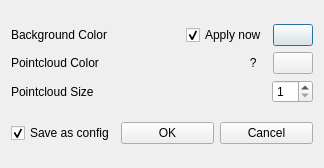
<?xml version="1.0" encoding="UTF-8"?>
<ui version="4.0">
 <class>SettingsDialog</class>
 <widget class="QDialog" name="SettingsDialog">
  <property name="geometry">
   <rect>
    <x>0</x>
    <y>0</y>
    <width>324</width>
    <height>168</height>
   </rect>
  </property>
  <property name="sizePolicy">
   <sizepolicy hsizetype="Fixed" vsizetype="Fixed">
    <horstretch>0</horstretch>
    <verstretch>0</verstretch>
   </sizepolicy>
  </property>
  <property name="windowTitle">
   <string>Dialog</string>
  </property>
  <layout class="QGridLayout" name="gridLayout">
   <item row="0" column="0">
    <layout class="QVBoxLayout" name="verticalLayout">
     <item>
      <layout class="QHBoxLayout" name="horizontalLayout" stretch="8,0,0">
       <item>
        <widget class="QLabel" name="label">
         <property name="text">
          <string>Background Color</string>
         </property>
        </widget>
       </item>
       <item>
        <widget class="QCheckBox" name="cbx_apply_now">
         <property name="text">
          <string>Apply now</string>
         </property>
         <property name="checked">
          <bool>true</bool>
         </property>
        </widget>
       </item>
       <item>
        <widget class="QPushButton" name="btn_bgc">
         <property name="text">
          <string/>
         </property>
        </widget>
       </item>
      </layout>
     </item>
     <item>
      <layout class="QHBoxLayout" name="horizontalLayout_3" stretch="8,0,0">
       <item>
        <widget class="QLabel" name="label_3">
         <property name="text">
          <string>Pointcloud Color</string>
         </property>
        </widget>
       </item>
       <item>
        <widget class="QLabel" name="label_question_mark">
         <property name="toolTip">
          <string/>
         </property>
         <property name="text">
          <string>   ?   </string>
         </property>
        </widget>
       </item>
       <item>
        <widget class="QPushButton" name="btn_pcc">
         <property name="text">
          <string/>
         </property>
        </widget>
       </item>
      </layout>
     </item>
     <item>
      <layout class="QHBoxLayout" name="horizontalLayout_2" stretch="8,0">
       <item>
        <widget class="QLabel" name="label_2">
         <property name="text">
          <string>Pointcloud Size</string>
         </property>
        </widget>
       </item>
       <item>
        <widget class="QSpinBox" name="sbx_pcc">
         <property name="minimum">
          <number>1</number>
         </property>
         <property name="maximum">
          <number>10</number>
         </property>
        </widget>
       </item>
      </layout>
     </item>
    </layout>
   </item>
   <item row="1" column="0">
    <layout class="QHBoxLayout" name="horizontalLayout_4">
     <item>
      <widget class="QCheckBox" name="cbx_save_as_config">
       <property name="text">
        <string>Save as config</string>
       </property>
       <property name="checked">
        <bool>true</bool>
       </property>
      </widget>
     </item>
     <item>
      <widget class="QPushButton" name="pushButton">
       <property name="text">
        <string>OK</string>
       </property>
      </widget>
     </item>
     <item>
      <widget class="QPushButton" name="pushButton_2">
       <property name="text">
        <string>Cancel</string>
       </property>
      </widget>
     </item>
    </layout>
   </item>
  </layout>
 </widget>
 <resources/>
 <connections/>
</ui>
